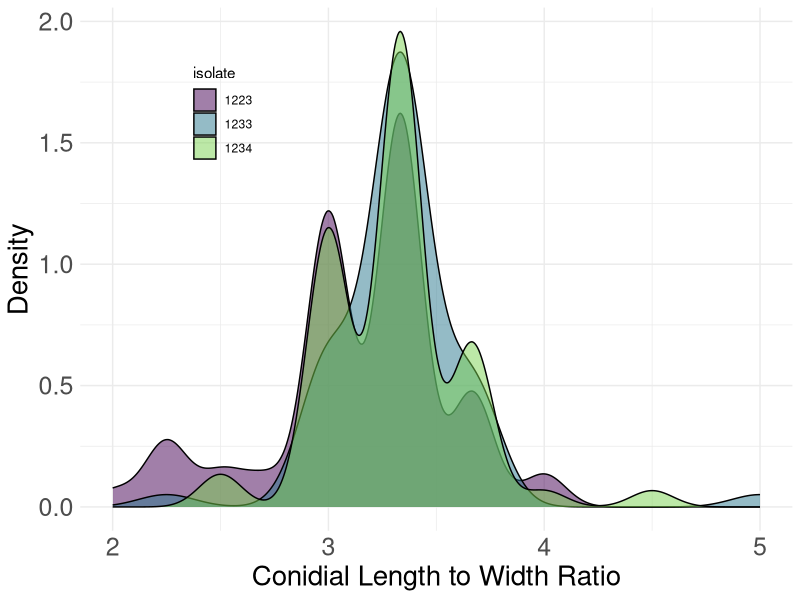
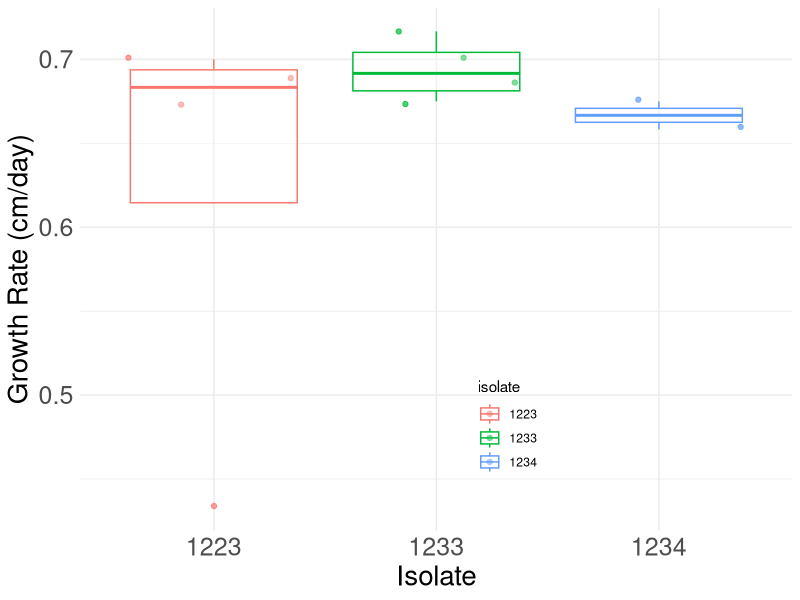
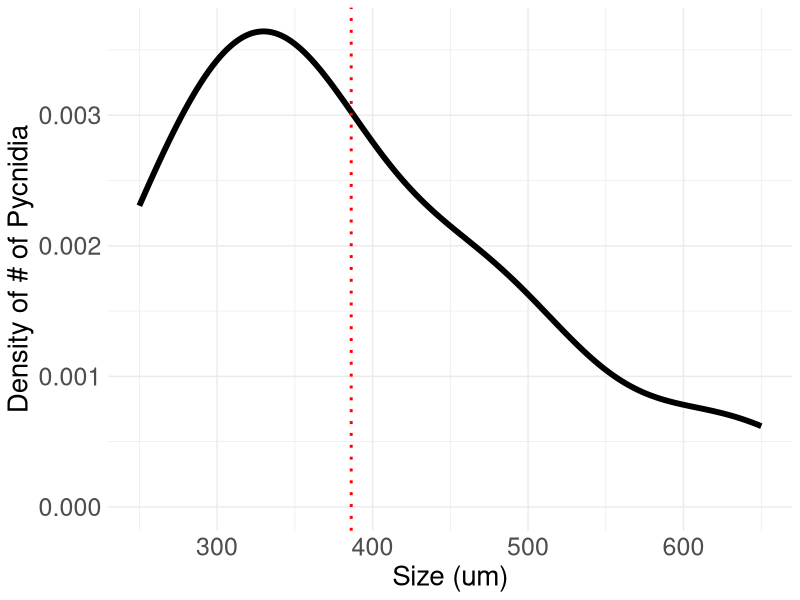

Generate these figures, in order, with R:
library(tidyverse)
conidia<-read_csv("data/conidia.csv") %>%
  drop_na(isolate) %>%
  mutate(lw_ratio=length/width) %>%
  mutate(isolate=as.factor(isolate))
culture_rate<- read_csv("data/culture_rate.csv") %>%
  mutate(rate=size/days)%>%
  mutate(isolate=as.factor(isolate))
pycnidia<- read_csv("data/pycnidia.csv")

ggplot(conidia, aes(lw_ratio, group=isolate, fill=isolate))+
  geom_density(alpha=0.5) +
  theme_minimal()+
  xlab("Conidial Length to Width Ratio")+
  ylab("Density")+
  theme(legend.position = c(0.2, 0.8),
        axis.text = element_text(size=18),
        axis.title=element_text(size=20))+
  viridis::scale_fill_viridis(begin = 0, end = 0.8, discrete = T)

ggplot(culture_rate, aes(isolate, rate, group=isolate, color=isolate))+
  geom_jitter(alpha=0.7)+
  geom_boxplot(alpha=0.3, outlier.shape = NA)+
  theme_minimal() +
  ylab("Growth Rate (cm/day)")+
  xlab("Isolate")+
  theme(legend.position = c(0.6, 0.2),
        axis.text = element_text(size=18),
        axis.title=element_text(size=20))

ggplot(pycnidia, aes(size))+
  geom_density(size=2)+
  geom_vline(xintercept = mean(pycnidia$size), 
             linetype="dotted", 
             color="red",
             size=1)+
  theme_minimal() +
  ylab("Density of # of Pycnidia")+
  xlab("Size (um)")+
  theme(
        axis.text = element_text(size=18),
        axis.title=element_text(size=20))
  